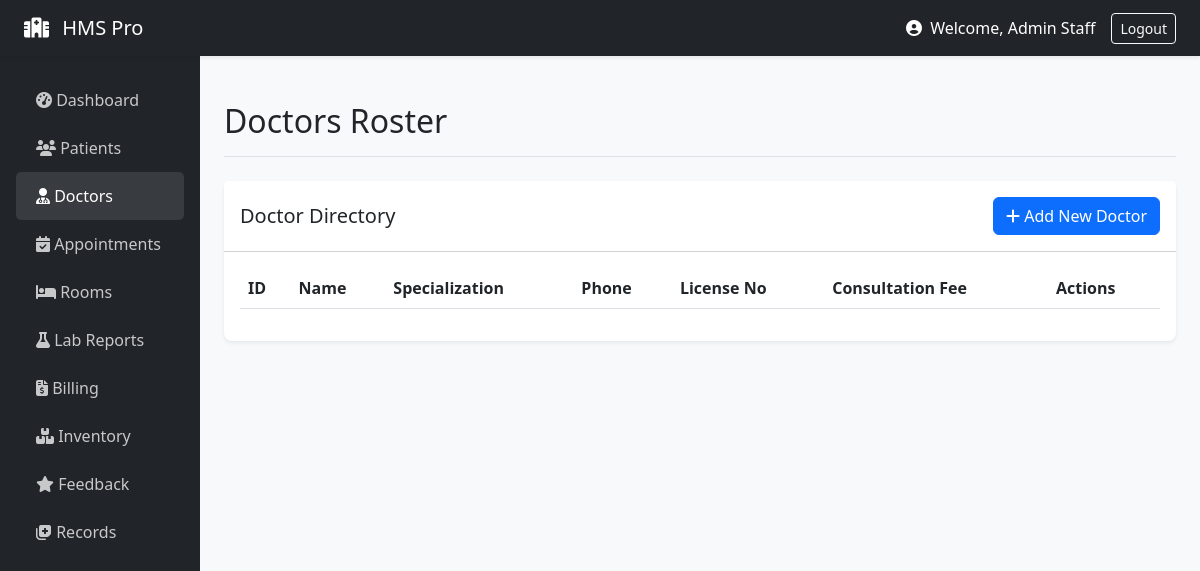
The page /staff/doctors (signed in) on the database as committed earlier.
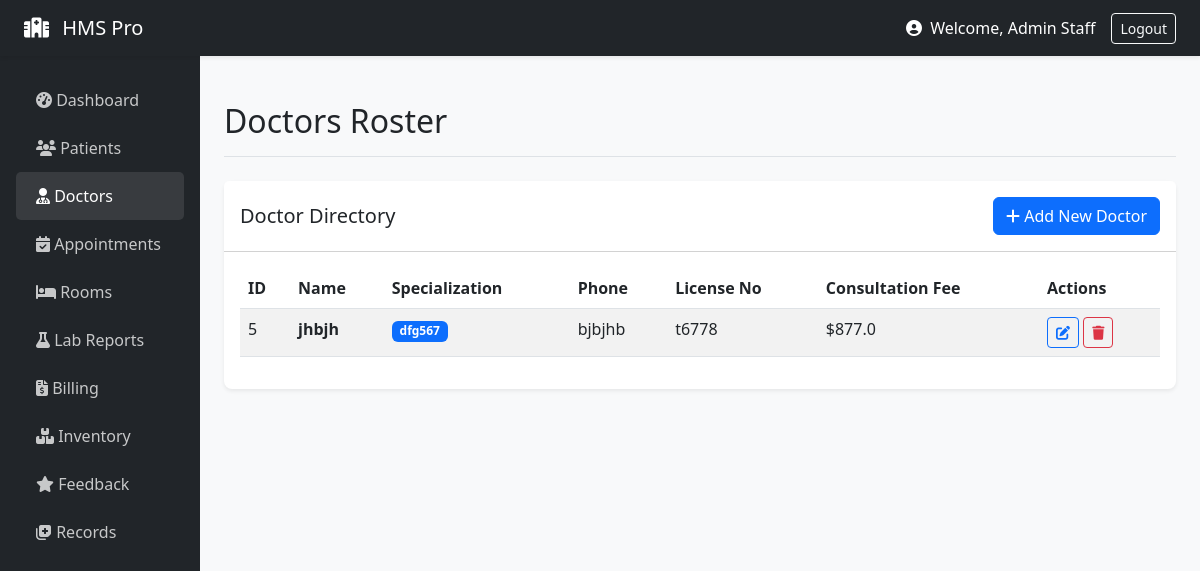
The same page on the database as committed later.
### models/__init__.py (models this page shows, shortened)
class User(UserMixin, db.Model):
    id = db.Column(db.Integer, primary_key=True)
    email = db.Column(db.String(120), unique=True, nullable=False)
    name = db.Column(db.String(100), nullable=False)
    role = db.Column(db.String(20), nullable=False)
    password_hash = db.Column(db.String(200), nullable=False)
    age = db.Column(db.Integer)
    gender = db.Column(db.String(10))
    staff_role = db.Column(db.String(50))
    department = db.Column(db.String(50))
    staff_id = db.Column(db.String(20))
    created_at = db.Column(db.DateTime, default=datetime.utcnow)

class Doctor(db.Model):
    id = db.Column(db.Integer, primary_key=True)
    user_id = db.Column(db.Integer, db.ForeignKey('user.id'))
    specialization = db.Column(db.String(100))
    phone = db.Column(db.String(20))
    license_no = db.Column(db.String(50))
    fee = db.Column(db.Float)
    user = db.relationship('User', backref='doctor_profile')

### routes/staff.py (the view, shortened to what this page needs)
@staff_bp.route('/doctors', methods=['GET', 'POST'])
def doctors():
    form = DoctorForm()
    page = request.args.get('page', 1, type=int)
    doctors = User.query.filter_by(role='staff', staff_role='Doctor').paginate(page=page, per_page=20)
    return render_template('doctors.html', doctors=doctors, form=form)

### models/__init__.py (called while the page is built)
@login_manager.user_loader
def load_user(user_id):
    return User.query.get(int(user_id))

### routes/staff.py (called while the page is built)
def staff_required(f):
    @wraps(f)
    def decorated_function(*args, **kwargs):
        if current_user.role != 'staff':
            flash('Staff access only', 'danger')
            return redirect(url_for('auth.login'))
        return f(*args, **kwargs)
    return decorated_function

@staff_bp.before_request
@login_required
@staff_required
def before_request():
    pass

### templates/doctors.html (shortened to what this page needs)
{% extends "base.html" %}
{% block page_title %}Doctors Roster{% endblock %}
{% block content %}
<div class="card">
    <div class="card-header bg-white d-flex justify-content-between align-items-center py-3">
        <h5 class="mb-0">Doctor Directory</h5>
        <button type="button" class="btn btn-primary" data-bs-toggle="modal" data-bs-target="#addDoctorModal">
            <i class="fas fa-plus"></i> Add New Doctor
        </button>
    </div>
    <div class="card-body">
        <table class="table table-striped table-hover datatable w-100">
            <thead>
                <tr>
                    <th>ID</th>
                    <th>Name</th>
                    <th>Specialization</th>
                    <th>Phone</th>
                    <th>License No</th>
                    <th>Consultation Fee</th>
                    <th>Actions</th>
                </tr>
            </thead>
            <tbody>
                {% for doctor in doctors.items %}
                <tr>
                    <td>{{ doctor.id }}</td>
                    <td><strong>{{ doctor.name }}</strong></td>
                    <td><span class="badge bg-primary">{{ doctor.doctor_profile[0].specialization if doctor.doctor_profile else 'N/A' }}</span></td>
                    <td>{{ doctor.doctor_profile[0].phone if doctor.doctor_profile else 'N/A' }}</td>
                    <td>{{ doctor.doctor_profile[0].license_no if doctor.doctor_profile else 'N/A' }}</td>
                    <td>${{ doctor.doctor_profile[0].fee if doctor.doctor_profile else 'N/A' }}</td>
                    <td>
                        <a href="#" class="btn btn-sm btn-outline-primary"><i class="fas fa-edit"></i></a>
                        <a href="#" class="btn btn-sm btn-outline-danger"><i class="fas fa-trash"></i></a>
                    </td>
                </tr>
                {% endfor %}
            </tbody>
        </table>
    </div>
</div>
{% endblock %}

### templates/base.html (shortened to what this page needs)
<!doctype html>
<html lang="en">
<head>
  <link href="https://cdn.jsdelivr.net/npm/bootstrap@5.3.0/dist/css/bootstrap.min.css" rel="stylesheet">
  <link rel="stylesheet" href="https://cdnjs.cloudflare.com/ajax/libs/font-awesome/6.4.0/css/all.min.css">
</head>
<body>
{% if current_user.is_authenticated %}
<nav class="navbar navbar-dark bg-dark sticky-top shadow-sm">
  <div class="container-fluid px-4">
    <a class="navbar-brand" href="/"><i class="fas fa-hospital me-2"></i> HMS Pro</a>
    <div class="d-flex align-items-center text-white">
      <span class="me-3">
        <i class="fas fa-user-circle me-1"></i> Welcome, {{ current_user.name.split('@')[0] if '@' in current_user.name else current_user.name }}
      </span>
      <a class="btn btn-outline-light btn-sm" href="{{ url_for('auth.logout') }}">Logout</a>
    </div>
  </div>
</nav>
{% endif %}
<div id="main-wrapper">
    {% if not current_user.is_authenticated %}
        <div class="container mt-5">
    {% else %}
        <div class="container-fluid">
            <div class="row">
                <nav class="col-md-2 d-none d-md-block sidebar px-3">
                    <ul class="nav flex-column">
                        {% if current_user.role == 'staff' %}
                            <li class="nav-item">
                                <a class="nav-link {{ 'active' if request.endpoint == 'staff.dashboard' else '' }}" href="{{ url_for('staff.dashboard') }}"><i class="fas fa-tachometer-alt"></i> Dashboard</a>
                            </li>
                            <li class="nav-item">
                                <a class="nav-link {{ 'active' if request.endpoint == 'staff.patients' else '' }}" href="{{ url_for('staff.patients') }}"><i class="fas fa-users"></i> Patients</a>
                            </li>
                            <li class="nav-item">
                                <a class="nav-link {{ 'active' if request.endpoint == 'staff.doctors' else '' }}" href="{{ url_for('staff.doctors') }}"><i class="fas fa-user-md"></i> Doctors</a>
                            </li>
                            <li class="nav-item">
                                <a class="nav-link {{ 'active' if request.endpoint == 'staff.appointments' else '' }}" href="{{ url_for('staff.appointments') }}"><i class="fas fa-calendar-check"></i> Appointments</a>
                            </li>
                            <li class="nav-item">
                                <a class="nav-link {{ 'active' if request.endpoint == 'staff.rooms' else '' }}" href="{{ url_for('staff.rooms') }}"><i class="fas fa-bed"></i> Rooms</a>
                            </li>
                            <li class="nav-item">
                                <a class="nav-link {{ 'active' if request.endpoint == 'staff.lab' else '' }}" href="{{ url_for('staff.lab') }}"><i class="fas fa-flask"></i> Lab Reports</a>
                            </li>
                            <li class="nav-item">
                                <a class="nav-link {{ 'active' if request.endpoint == 'staff.billing' else '' }}" href="{{ url_for('staff.billing') }}"><i class="fas fa-file-invoice-dollar"></i> Billing</a>
                            </li>
                            <li class="nav-item">
                                <a class="nav-link {{ 'active' if request.endpoint == 'staff.inventory' else '' }}" href="{{ url_for('staff.inventory') }}"><i class="fas fa-boxes"></i> Inventory</a>
                            </li>
                            <li class="nav-item">
                                <a class="nav-link {{ 'active' if request.endpoint == 'staff.feedback' else '' }}" href="{{ url_for('staff.feedback') }}"><i class="fas fa-star"></i> Feedback</a>
                            </li>
                            <li class="nav-item">
                                <a class="nav-link" href="#" onclick="alert('Select a patient to view records')"><i class="fas fa-notes-medical"></i> Records</a>
                            </li>
                        {% endif %}
                    </ul>
                </nav>
                <main class="col-md-10 ms-sm-auto px-md-4 main-content">
                    <div class="d-flex justify-content-between flex-wrap flex-md-nowrap align-items-center pt-3 pb-2 mb-4 border-bottom">
                        <h1 class="h2">{% block page_title %}{% endblock %}</h1>
                    </div>
    {% endif %}
    {% block content %}{% endblock %}
    {% if current_user.is_authenticated %}
                </main>
            </div>
        </div>
    {% else %}
        </div>
    {% endif %}
</div>
</body>
</html>

### templates/base.html (style rules this page uses)
body { background-color: #f8f9fa; }
.sidebar { min-height: 100vh; background-color: #212529; color: white; padding-top: 20px; }
.sidebar .nav-link { color: rgba(255,255,255,.75); padding: 12px 20px; font-weight: 500; }
.sidebar .nav-link:hover, .sidebar .nav-link.active { color: white; background-color: rgba(255,255,255,.1); border-radius: 5px; }
.main-content { padding: 30px; }
.card { box-shadow: 0 0.125rem 0.25rem rgba(0,0,0,.075); border: none; border-radius: 0.5rem; margin-bottom: 20px; }

Rows that differ between the two databases and show on the page:
now on this page (row edited): User: id "5", name "jhbjh", specialization "dfg567", phone "bjbjhb", license_no "t6778", fee "877.0"
